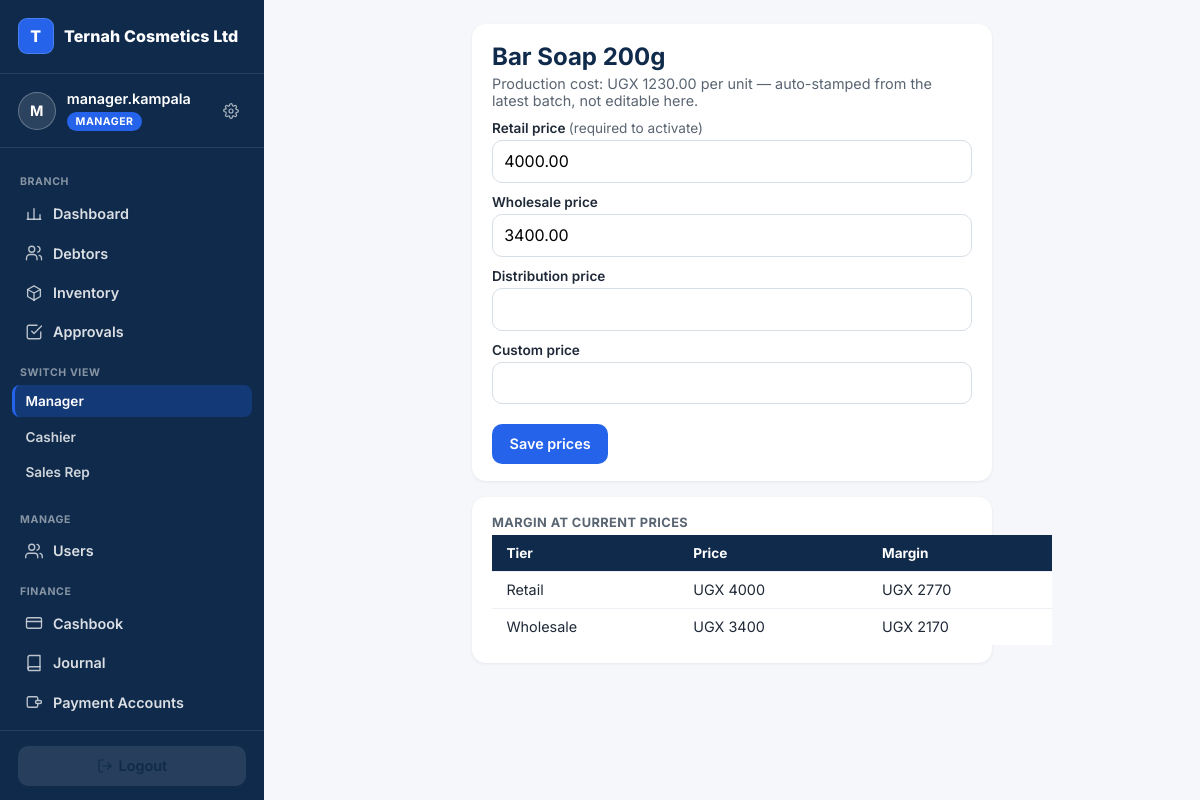
/production/products/73/price/ (signed in), run on the app's committed database.
### accounts/models.py (models this page shows, shortened)
class User(AbstractUser):
    ROLES = [
        ("OWNER", "Owner"),                # reports only
        ("MANAGER", "Manager"),            # outlet manager; can switch views
        ("CASHIER", "Cashier"),
        ("SALES_REP", "Sales Person / Rep"),
        ("PRODUCTION", "Production"),
    ]
    business = models.ForeignKey("platformadmin.Business", null=True, blank=True,
                                 on_delete=models.CASCADE, related_name="users")
    branch = models.ForeignKey("core.Branch", null=True, blank=True,
                               on_delete=models.SET_NULL, related_name="users")
    role = models.CharField(max_length=15, choices=ROLES, default="CASHIER")
    can_swap = models.BooleanField(default=False)    # False -> swap goes through PendingAction
    can_refund = models.BooleanField(default=False)
    phone = models.CharField(max_length=30, blank=True)
    modules = models.ManyToManyField("platformadmin.Module", blank=True, related_name="users_with_access",
                                     help_text="Which of the business's subscribed modules this user can open.")
    allowed_tiers = models.JSONField(default=list, blank=True,
                                     help_text="Which product price tiers (RETAIL/WHOLESALE/DISTRIBUTION/CUSTOM) "
                                                "this seller may use at the POS.")
    def switchable_views(self):
        if self.role != "MANAGER":
            return []
        views = ["MANAGER", "CASHIER"]
        codes = set(self.modules.values_list("code", flat=True))
        if "PRODUCTION" in codes:
            views.append("PRODUCTION")
        if "SALES" in codes:
            views.append("SALES_REP")
        return views

### platformadmin/models.py (models this page shows, shortened)
class Business(models.Model):
    name = models.CharField(max_length=150)                     # factory name — brands navbar + receipts
    slug = models.SlugField(unique=True)
    business_type = models.CharField(max_length=20, choices=[("FACTORY", "Factory Mode")], default="FACTORY")
    contact_email = models.EmailField()
    contact_phone = models.CharField(max_length=30, blank=True)
    address = models.TextField(blank=True)
    is_active = models.BooleanField(default=True)               # master switch — False = soft-locked
    trial_expires_at = models.DateTimeField(null=True, blank=True)
    subscription_expires_at = models.DateTimeField(null=True, blank=True)
    token_balance = models.PositiveIntegerField(default=0)      # 1 token = 1 cycle of 1 module
    created_at = models.DateTimeField(auto_now_add=True)
    class Meta:
        verbose_name_plural = "businesses"

### production/models.py (models this page shows, shortened)
class Product(TimeStamped):
    STATUS = [("DRAFT", "Draft"), ("ACTIVE", "Active"), ("ARCHIVED", "Archived")]
    business = models.ForeignKey("platformadmin.Business", on_delete=models.CASCADE)
    category = models.ForeignKey(Category, on_delete=models.PROTECT, related_name="products")
    name = models.CharField(max_length=120)
    pack_size = models.CharField(max_length=40, blank=True)      # e.g. "30 g"
    sku = models.CharField(max_length=40, blank=True)
    status = models.CharField(max_length=10, choices=STATUS, default="DRAFT")
    retail_price = models.DecimalField(max_digits=14, decimal_places=2, null=True, blank=True)
    wholesale_price = models.DecimalField(max_digits=14, decimal_places=2, null=True, blank=True)
    distribution_price = models.DecimalField(max_digits=14, decimal_places=2, null=True, blank=True)
    custom_price = models.DecimalField(max_digits=14, decimal_places=2, null=True, blank=True)
    PRICE_TIERS = [("RETAIL", "retail_price"), ("WHOLESALE", "wholesale_price"),
                   ("DISTRIBUTION", "distribution_price"), ("CUSTOM", "custom_price")]

class ProductionBatch(TimeStamped):
    STATUS = [("PLANNED", "Planned"), ("DISPENSED", "Dispensed"), ("COMPLETED", "Completed")]
    business = models.ForeignKey("platformadmin.Business", on_delete=models.CASCADE)
    product = models.ForeignKey(Product, on_delete=models.PROTECT)
    formula = models.ForeignKey(ProductFormula, on_delete=models.PROTECT)      # version pinned
    batch_number = models.CharField(max_length=40)                              # BATCH{INITIALS}-DDMMYY-SEQ
    date = models.DateField()
    target_quantity = models.PositiveIntegerField()
    actual_quantity = models.PositiveIntegerField(null=True, blank=True)
    unit_cost_at_production = models.DecimalField(max_digits=14, decimal_places=4, default=0)
    total_cost = models.DecimalField(max_digits=16, decimal_places=2, default=0)
    status = models.CharField(max_length=10, choices=STATUS, default="PLANNED")
    created_by = models.ForeignKey(settings.AUTH_USER_MODEL, null=True, on_delete=models.SET_NULL)

### production/views.py (the view, shortened to what this page needs)
# urls.py: path("products/<int:pk>/price/", views.product_price_edit, name="product_price_edit"),
@catalog_manager_required
def product_price_edit(request, pk):
    biz = request.user.business
    product = get_object_or_404(Product, pk=pk, business=biz)
    latest_cost = _latest_cost(product)
    margins = []
    for code, field, label in TIER_LABELS:
        price = getattr(product, field)
        if price is not None and latest_cost is not None:
            margins.append((label, price, price - latest_cost))
    return render(request, "production/product_price_edit.html", {
        "product": product, "latest_cost": latest_cost, "margins": margins,
    })

### accounts/context_processors.py (called while the page is built)
def active_view(request):
    user = getattr(request, "user", None)
    return {
        "active_view": getattr(request, "active_view", None),
        "switchable_views": user.switchable_views() if user and user.is_authenticated else [],
    }

### production/views.py (called while the page is built)
def _latest_cost(product):
    batch = ProductionBatch.objects.filter(product=product, status="COMPLETED").order_by("-date", "-id").first()
    return batch.unit_cost_at_production if batch else None

### templates/production/product_price_edit.html (shortened to what this page needs)
{% extends "base.html" %}
{% block content %}
<div class="card" style="max-width:520px;margin:0 auto">
  <h2 style="color:var(--ternah-navy);margin-bottom:.25rem">{{ product.name }}</h2>
  <p style="color:var(--muted);font-size:.9rem;margin-bottom:.5rem">
    {% if latest_cost %}Production cost: UGX {{ latest_cost|floatformat:2 }} per unit — auto-stamped from the latest batch, not editable here.
    {% else %}No completed batch yet — cost will show here once one exists.{% endif %}
  </p>
  <form method="post" class="stack">
    <label>Retail price <span style="color:var(--muted);font-weight:400;text-transform:none;letter-spacing:0">(required to activate)</span></label>
    <input name="retail_price" type="number" step="0.01" min="0" value="{{ product.retail_price|default_if_none:'' }}">
    <label>Wholesale price</label>
    <input name="wholesale_price" type="number" step="0.01" min="0" value="{{ product.wholesale_price|default_if_none:'' }}">
    <label>Distribution price</label>
    <input name="distribution_price" type="number" step="0.01" min="0" value="{{ product.distribution_price|default_if_none:'' }}">
    <label>Custom price</label>
    <input name="custom_price" type="number" step="0.01" min="0" value="{{ product.custom_price|default_if_none:'' }}">
    <button class="btn" style="margin-top:1.2rem">Save prices</button>
  </form>
</div>
{% if margins %}
<div class="card" style="max-width:520px;margin:1rem auto 0">
  <h3>Margin at current prices</h3>
  <table class="list">
    <tr><th>Tier</th><th>Price</th><th>Margin</th></tr>
    {% for label, price, margin in margins %}
    <tr><td>{{ label }}</td><td>UGX {{ price|floatformat:0 }}</td><td>UGX {{ margin|floatformat:0 }}</td></tr>
    {% endfor %}
  </table>
</div>
{% endif %}
{% endblock %}

### templates/base.html (shortened to what this page needs)
<!DOCTYPE html>
<html lang="en">
<head>
</head>
<body>
{% if request.user.is_authenticated %}
  <div class="app-shell">
    <aside class="sidebar">
      <div class="sidebar-brand">
        <span class="brand-mark" aria-hidden="true">{{ request.user.business.name|default:"Ternah for Factories"|first|upper }}</span>
        <span class="brand-name">{{ request.user.business.name|default:"Ternah for Factories" }}</span>
      </div>
      <div class="sidebar-identity">
        <span class="avatar" aria-hidden="true">{{ request.user.username|first|upper }}</span>
        <div class="identity-text">
          <span class="identity-name">{{ request.user.username }}</span>
          {% if request.user.is_superuser %}
            <span class="role-pill role-super">Platform Admin</span>
          {% else %}
            <span class="role-pill role-{{ request.user.role|lower }}">{{ request.user.get_role_display }}</span>
          {% endif %}
        </div>
        <a class="settings-link" href="{% url 'password_change' %}" title="Change password" aria-label="Change password">
        </a>
      </div>
      <nav class="sidebar-nav">
        {% if request.user.is_superuser %}
          <div class="nav-section-label">Platform</div>
          <a class="nav-link {% if request.resolver_match.namespace == 'platformadmin' and request.resolver_match.url_name == 'dashboard' %}active{% endif %}"
             href="{% url 'platformadmin:dashboard' %}">
            <svg width="18" height="18" viewBox="0 0 24 24" fill="none" stroke="currentColor" stroke-width="1.8" stroke-linecap="round" stroke-linejoin="round"><rect x="4" y="3" width="16" height="18" rx="1.5"/><path d="M9 21v-4h6v4"/><path d="M8 7h.01M12 7h.01M16 7h.01M8 11h.01M12 11h.01M16 11h.01"/></svg>
            Tenants
          </a>
          <a class="nav-link {% if request.resolver_match.namespace == 'platformadmin' and request.resolver_match.url_name == 'onboard' %}active{% endif %}"
             href="{% url 'platformadmin:onboard' %}">
            <svg width="18" height="18" viewBox="0 0 24 24" fill="none" stroke="currentColor" stroke-width="1.8" stroke-linecap="round" stroke-linejoin="round"><circle cx="12" cy="12" r="9"/><path d="M12 8v8M8 12h8"/></svg>
            Onboard a Factory
          </a>
        {% elif request.user.role == "MANAGER" %}
          <div class="nav-section-label">Branch</div>
          <a class="nav-link {% if request.resolver_match.namespace == 'manager' and request.resolver_match.url_name == 'dashboard' %}active{% endif %}"
             href="{% url 'manager:dashboard' %}">
            <svg width="18" height="18" viewBox="0 0 24 24" fill="none" stroke="currentColor" stroke-width="1.8" stroke-linecap="round" stroke-linejoin="round"><path d="M4 19V10M12 19V5M20 19v-6"/><path d="M3 19h18"/></svg>
            Dashboard
          </a>
          <a class="nav-link {% if request.resolver_match.namespace == 'manager' and request.resolver_match.url_name == 'debtors' %}active{% endif %}"
             href="{% url 'manager:debtors' %}">
            <svg width="18" height="18" viewBox="0 0 24 24" fill="none" stroke="currentColor" stroke-width="1.8" stroke-linecap="round" stroke-linejoin="round"><circle cx="9" cy="7" r="4"/><path d="M2 21v-2a5 5 0 0 1 5-5h4a5 5 0 0 1 5 5v2"/><path d="M17 3.13a4 4 0 0 1 0 7.75M22 21v-2a4 4 0 0 0-3-3.87"/></svg>
            Debtors
          </a>
          <a class="nav-link {% if request.resolver_match.namespace == 'manager' and request.resolver_match.url_name == 'inventory' %}active{% endif %}"
             href="{% url 'manager:inventory' %}">
            <svg width="18" height="18" viewBox="0 0 24 24" fill="none" stroke="currentColor" stroke-width="1.8" stroke-linecap="round" stroke-linejoin="round"><path d="M20.5 7.3 12 12l-8.5-4.7M12 22V12"/><path d="m20.5 16.7-8.5 4.7-8.5-4.7V7.3L12 2.6l8.5 4.7z"/></svg>
            Inventory
          </a>
          <a class="nav-link {% if request.resolver_match.namespace == 'manager' and request.resolver_match.url_name == 'approvals' %}active{% endif %}"
             href="{% url 'manager:approvals' %}">
            <svg width="18" height="18" viewBox="0 0 24 24" fill="none" stroke="currentColor" stroke-width="1.8" stroke-linecap="round" stroke-linejoin="round"><path d="M9 11l3 3L22 4"/><path d="M21 12v7a2 2 0 0 1-2 2H5a2 2 0 0 1-2-2V5a2 2 0 0 1 2-2h11"/></svg>
            Approvals
          </a>
          <div class="nav-section-label">Switch view</div>
          <div class="view-switch">
            {% for v in switchable_views %}
              <a class="view-switch-item {% if v == active_view %}active{% endif %}"
                 href="/accounts/switch/{{ v }}/">{% if v == "SALES_REP" %}Sales Rep{% else %}{{ v|title }}{% endif %}</a>
            {% endfor %}
          </div>
          <div class="nav-section-label">Manage</div>
          <a class="nav-link {% if request.resolver_match.url_name == 'user_list' or request.resolver_match.url_name == 'user_create' or request.resolver_match.url_name == 'user_edit' %}active{% endif %}"
             href="{% url 'user_list' %}">
            <svg width="18" height="18" viewBox="0 0 24 24" fill="none" stroke="currentColor" stroke-width="1.8" stroke-linecap="round" stroke-linejoin="round"><path d="M17 21v-2a4 4 0 0 0-4-4H5a4 4 0 0 0-4 4v2"/><circle cx="9" cy="7" r="4"/><path d="M23 21v-2a4 4 0 0 0-3-3.87"/><path d="M16 3.13a4 4 0 0 1 0 7.75"/></svg>
            Users
          </a>
          <div class="nav-section-label">Finance</div>
          <a class="nav-link {% if request.resolver_match.namespace == 'finance' and request.resolver_match.url_name == 'cashbook' %}active{% endif %}"
             href="{% url 'finance:cashbook' %}">
            <svg width="18" height="18" viewBox="0 0 24 24" fill="none" stroke="currentColor" stroke-width="1.8" stroke-linecap="round" stroke-linejoin="round"><rect x="2" y="5" width="20" height="14" rx="2"/><line x1="2" y1="10" x2="22" y2="10"/></svg>
            Cashbook
          </a>
          <a class="nav-link {% if request.resolver_match.namespace == 'finance' and request.resolver_match.url_name == 'journal' %}active{% endif %}"
             href="{% url 'finance:journal' %}">
            <svg width="18" height="18" viewBox="0 0 24 24" fill="none" stroke="currentColor" stroke-width="1.8" stroke-linecap="round" stroke-linejoin="round"><path d="M4 19.5A2.5 2.5 0 0 1 6.5 17H20"/><path d="M6.5 2H20v20H6.5A2.5 2.5 0 0 1 4 19.5v-15A2.5 2.5 0 0 1 6.5 2z"/></svg>
            Journal
          </a>
          <a class="nav-link {% if request.resolver_match.namespace == 'finance' and request.resolver_match.url_name == 'payment_accounts' %}active{% endif %}"
             href="{% url 'finance:payment_accounts' %}">
            <svg width="18" height="18" viewBox="0 0 24 24" fill="none" stroke="currentColor" stroke-width="1.8" stroke-linecap="round" stroke-linejoin="round"><path d="M17 9V7a2 2 0 0 0-2-2H5a2 2 0 0 0-2 2v10a2 2 0 0 0 2 2h10a2 2 0 0 0 2-2v-2"/><path d="M22 12a2 2 0 0 1-2 2h-4a2 2 0 0 1 0-4h4a2 2 0 0 1 2 2z"/></svg>
            Payment Accounts
          </a>
        {% else %}
          <div class="nav-section-label">{{ request.user.get_role_display }}</div>
          <span class="nav-link disabled">Screens coming soon</span>
        {% endif %}
      </nav>
      <div class="sidebar-footer">
        <form method="post" action="{% url 'logout' %}">{% csrf_token %}
          <button class="btn ghost" type="submit">
            <svg width="16" height="16" viewBox="0 0 24 24" fill="none" stroke="currentColor" stroke-width="1.8" stroke-linecap="round" stroke-linejoin="round"><path d="M9 21H5a2 2 0 0 1-2-2V5a2 2 0 0 1 2-2h4"/><path d="M16 17l5-5-5-5"/><path d="M21 12H9"/></svg>
            Logout
          </button>
        </form>
      </div>
    </aside>
    <div class="main-col">
      <main>
{% endif %}
{% block content %}{% endblock %}
{% if request.user.is_authenticated %}
      </main>
    </div>
  </div>
{% endif %}
</body>
</html>

### data on the page
User: user.business.name|first "T", user.business.name "Ternah Cosmetics Ltd", user.username|first "M", user.username "manager.kampala", user.role "MANAGER"
Product: name "Bar Soap 200g", retail_price "4000.00", wholesale_price "3400.00", margins "4000" "3400"
ProductionBatch: unit_cost_at_production "1230.00"

### other printed values
{{ v|title }} "Manager" "Cashier"
{{ label }} "Retail" "Wholesale"
{{ margin|floatformat:0 }} "2770" "2170"
